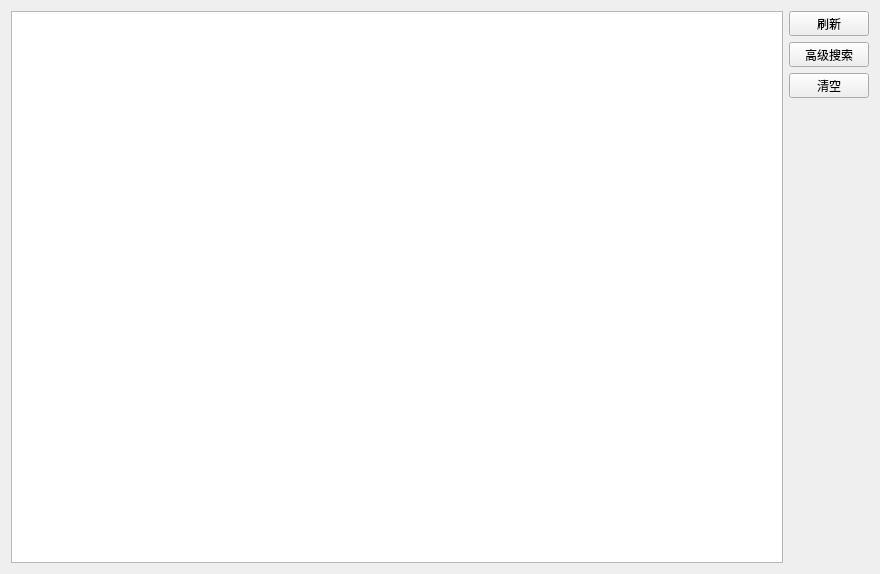
<?xml version="1.0" encoding="UTF-8"?>
<ui version="4.0">
 <class>SourceDataManagement</class>
 <widget class="QWidget" name="SourceDataManagement">
  <property name="geometry">
   <rect>
    <x>0</x>
    <y>0</y>
    <width>880</width>
    <height>574</height>
   </rect>
  </property>
  <property name="windowTitle">
   <string>SourceDataManagement</string>
  </property>
  <layout class="QHBoxLayout" name="horizontalLayout_2">
   <item>
    <layout class="QHBoxLayout" name="horizontalLayout">
     <item>
      <widget class="QTableView" name="tableView"/>
     </item>
     <item>
      <layout class="QVBoxLayout" name="verticalLayout">
       <item>
        <widget class="QPushButton" name="refreshButton">
         <property name="sizePolicy">
          <sizepolicy hsizetype="Fixed" vsizetype="Fixed">
           <horstretch>0</horstretch>
           <verstretch>0</verstretch>
          </sizepolicy>
         </property>
         <property name="maximumSize">
          <size>
           <width>16777215</width>
           <height>25</height>
          </size>
         </property>
         <property name="text">
          <string>刷新</string>
         </property>
         <property name="icon">
          <iconset resource="QFramer.qrc">
           <normaloff>:/skin/icons/dark/appbar.refresh.png</normaloff>:/skin/icons/dark/appbar.refresh.png</iconset>
         </property>
         <property name="iconSize">
          <size>
           <width>30</width>
           <height>30</height>
          </size>
         </property>
        </widget>
       </item>
       <item>
        <widget class="QPushButton" name="advancedButton">
         <property name="minimumSize">
          <size>
           <width>0</width>
           <height>25</height>
          </size>
         </property>
         <property name="maximumSize">
          <size>
           <width>16777215</width>
           <height>25</height>
          </size>
         </property>
         <property name="text">
          <string>高级搜索</string>
         </property>
        </widget>
       </item>
       <item>
        <widget class="QPushButton" name="clearButton">
         <property name="sizePolicy">
          <sizepolicy hsizetype="Fixed" vsizetype="Fixed">
           <horstretch>0</horstretch>
           <verstretch>0</verstretch>
          </sizepolicy>
         </property>
         <property name="maximumSize">
          <size>
           <width>16777215</width>
           <height>25</height>
          </size>
         </property>
         <property name="text">
          <string>清空</string>
         </property>
         <property name="icon">
          <iconset resource="QFramer.qrc">
           <normaloff>:/skin/icons/dark/appbar.delete.png</normaloff>:/skin/icons/dark/appbar.delete.png</iconset>
         </property>
         <property name="iconSize">
          <size>
           <width>30</width>
           <height>30</height>
          </size>
         </property>
        </widget>
       </item>
       <item>
        <spacer name="verticalSpacer">
         <property name="orientation">
          <enum>Qt::Vertical</enum>
         </property>
         <property name="sizeHint" stdset="0">
          <size>
           <width>20</width>
           <height>40</height>
          </size>
         </property>
        </spacer>
       </item>
      </layout>
     </item>
    </layout>
   </item>
  </layout>
 </widget>
 <layoutdefault spacing="6" margin="11"/>
 <resources>
  <include location="QFramer.qrc"/>
 </resources>
 <connections/>
</ui>
